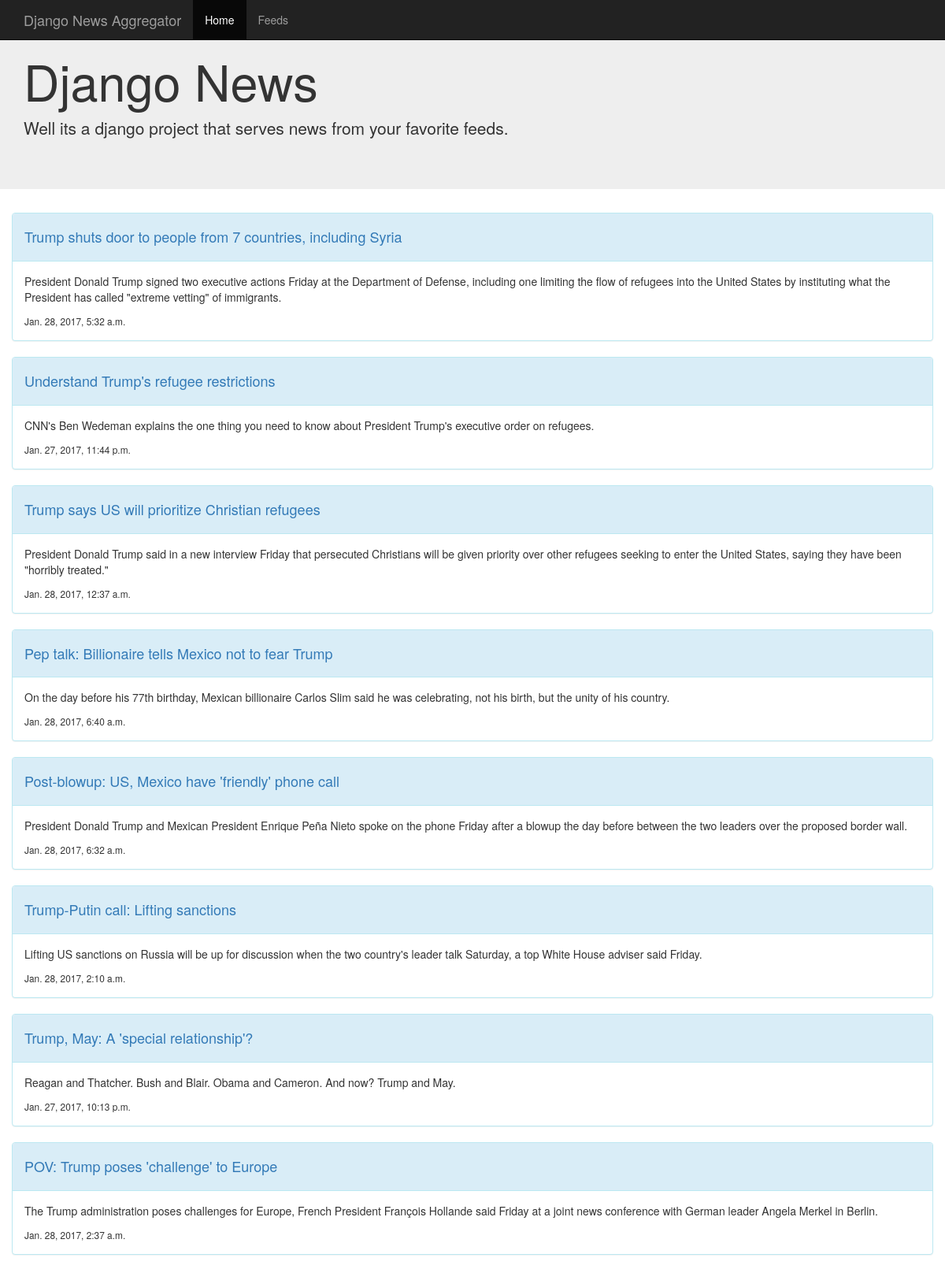
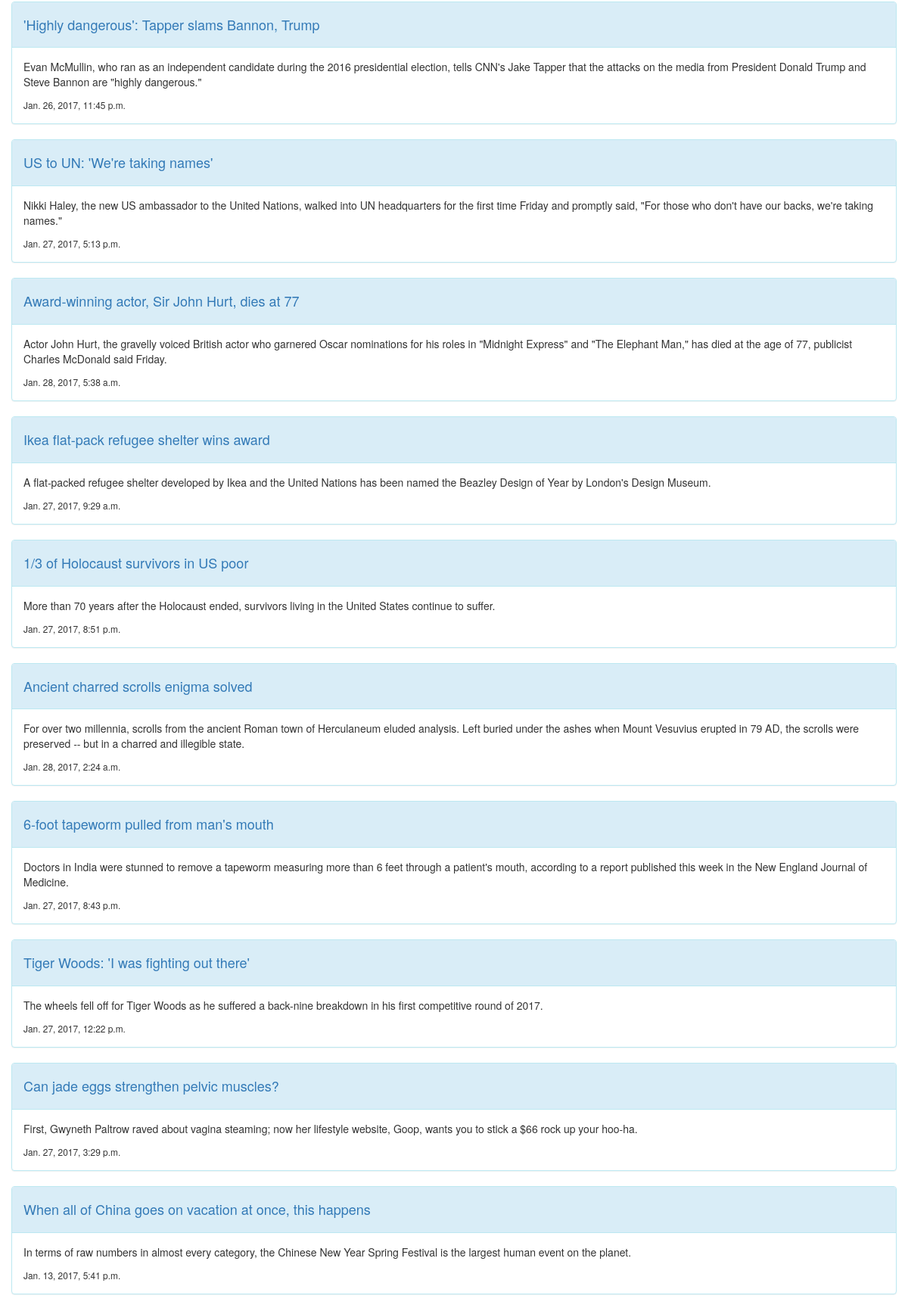
Page /news/ (upper part) on the committed database (2 pictures, top to bottom).
### news/models.py (models this page shows, shortened)
class Article(models.Model):
    feed = models.ForeignKey(Feed)
    title = models.CharField(max_length=200)
    url = models.URLField()
    description = models.TextField()
    published_date = models.DateTimeField()

### news/views.py (the view)
def articles_list(request):
    articles = Article.objects.all()
    rows = [articles[x:x+2] for x in range(0,len(articles),2)]
    return render(request,'news/articles_list.html',{'rows':rows})

### news/templates/news/articles_list.html (shortened to what this page needs)
{%extends 'news/base.html'%}
{%block jumbotron_content%}
    <div class="container">
        <h1>Django News</h1>
        <p>Well its a django project that serves news from your favorite feeds.</p>
      </div>
{%endblock%}
{%block main_content%}
<div class="row">
    {%for row in rows%}
        {%for entry in row%}
        <div class="panel panel-info" style="padding-left: 0px; padding-right: 0px;height: 100%;">
            <div class="panel-heading">
                <h4><a href="{{entry.url}}">{{entry.title}}</a></h4>
            </div>
            <div class="panel-body">
                <p>{{entry.description | safe}}</p>
                <small>{{entry.published_date}}</small>
            </div>
        </div>
        {%endfor%}
    {%endfor%}
</div>
{%endblock%}

### rows in the picture
Article: title "Trump shuts door to people from 7 countries, including Syria", description "President Donald Trump signed two executive actions Friday at the Department of Defense, including one limiting the flow of refugees into the United States by instituting what the President has called \"extreme vetting\" of immigrants.", published_date "Jan. 28, 2017, 5:32 a.m."
Article: title "Understand Trump's refugee restrictions", description "CNN's Ben Wedeman explains the one thing you need to know about President Trump's executive order on refugees.", published_date "Jan. 27, 2017, 11:44 p.m."
Article: title "Trump says US will prioritize Christian refugees", description "President Donald Trump said in a new interview Friday that persecuted Christians will be given priority over other refugees seeking to enter the United States, saying they have been \"horribly treated.\"", published_date "Jan. 28, 2017, 12:37 a.m."
Article: title "Pep talk: Billionaire tells Mexico not to fear Trump", description "On the day before his 77th birthday, Mexican billionaire Carlos Slim said he was celebrating, not his birth, but the unity of his country.", published_date "Jan. 28, 2017, 6:40 a.m."
Article: title "Post-blowup: US, Mexico have 'friendly' phone call", description "President Donald Trump and Mexican President Enrique Peña Nieto spoke on the phone Friday after a blowup the day before between the two leaders over the proposed border wall.", published_date "Jan. 28, 2017, 6:32 a.m."
Article: title "Trump-Putin call: Lifting sanctions", description "Lifting US sanctions on Russia will be up for discussion when the two country's leader talk Saturday, a top White House adviser said Friday.", published_date "Jan. 28, 2017, 2:10 a.m."
Article: title "Trump, May: A 'special relationship'?", description "Reagan and Thatcher. Bush and Blair. Obama and Cameron. And now? Trump and May.", published_date "Jan. 27, 2017, 10:13 p.m."
Article: title "POV: Trump poses 'challenge' to Europe", description "The Trump administration poses challenges for Europe, French President François Hollande said Friday at a joint news conference with German leader Angela Merkel in Berlin.", published_date "Jan. 28, 2017, 2:37 a.m."
Article: title "'Highly dangerous': Tapper slams Bannon, Trump", description "Evan McMullin, who ran as an independent candidate during the 2016 presidential election, tells CNN's Jake Tapper that the attacks on the media from President Donald Trump and Steve Bannon are \"highly dangerous.\"", published_date "Jan. 26, 2017, 11:45 p.m."
Article: title "US to UN: 'We're taking names'", description "Nikki Haley, the new US ambassador to the United Nations, walked into UN headquarters for the first time Friday and promptly said, \"For those who don't have our backs, we're taking names.\"", published_date "Jan. 27, 2017, 5:13 p.m."
Article: title "Award-winning actor, Sir John Hurt, dies at 77", description "Actor John Hurt, the gravelly voiced British actor who garnered Oscar nominations for his roles in \"Midnight Express\" and \"The Elephant Man,\" has died at the age of 77, publicist Charles McDonald said Friday.", published_date "Jan. 28, 2017, 5:38 a.m."
Article: title "Ikea flat-pack refugee shelter wins award", description "A flat-packed refugee shelter developed by Ikea and the United Nations has been named the Beazley Design of Year by London's Design Museum.", published_date "Jan. 27, 2017, 9:29 a.m."
Article: title "1/3 of Holocaust survivors in US poor", description "More than 70 years after the Holocaust ended, survivors living in the United States continue to suffer.", published_date "Jan. 27, 2017, 8:51 p.m."
Article: title "Ancient charred scrolls enigma solved", description "For over two millennia, scrolls from the ancient Roman town of Herculaneum eluded analysis. Left buried under the ashes when Mount Vesuvius erupted in 79 AD, the scrolls were preserved -- but in a charred and illegible state.", published_date "Jan. 28, 2017, 2:24 a.m."
Article: title "6-foot tapeworm pulled from man's mouth", description "Doctors in India were stunned to remove a tapeworm measuring more than 6 feet through a patient's mouth, according to a report published this week in the New England Journal of Medicine.", published_date "Jan. 27, 2017, 8:43 p.m."
Article: title "Tiger Woods: 'I was fighting out there'", description "The wheels fell off for Tiger Woods as he suffered a back-nine breakdown in his first competitive round of 2017.", published_date "Jan. 27, 2017, 12:22 p.m."
Article: title "Can jade eggs strengthen pelvic muscles?", description "First, Gwyneth Paltrow raved about vagina steaming; now her lifestyle website, Goop, wants you to stick a $66 rock up your hoo-ha.", published_date "Jan. 27, 2017, 3:29 p.m."
Article: title "When all of China goes on vacation at once, this happens", description "In terms of raw numbers in almost every category, the Chinese New Year Spring Festival is the largest human event on the planet.", published_date "Jan. 13, 2017, 5:41 p.m."
